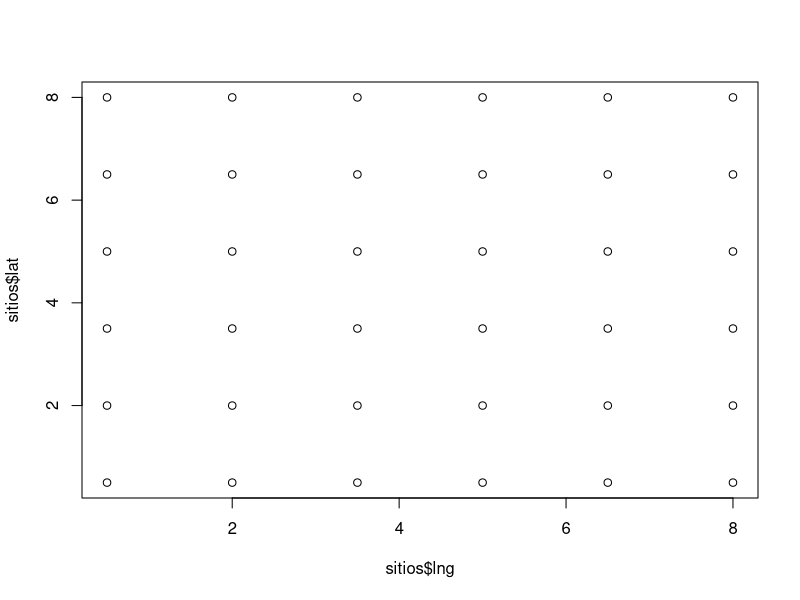
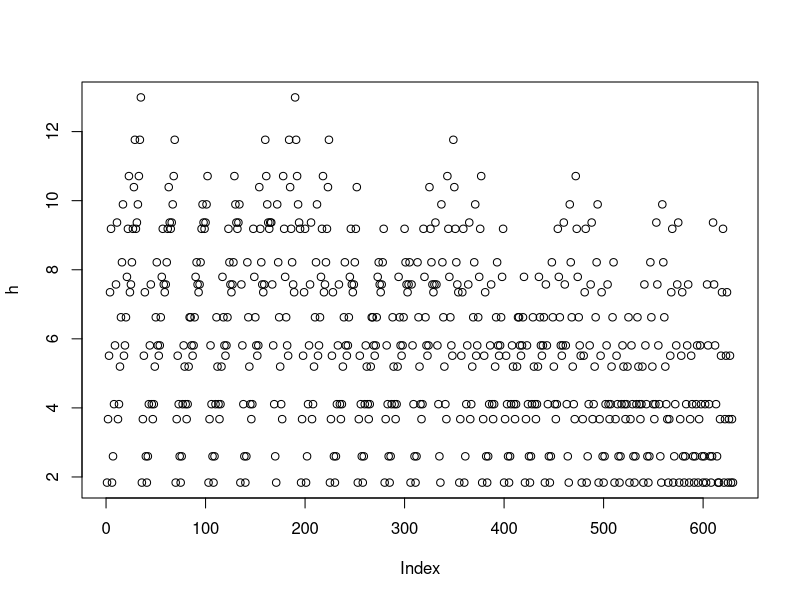

The R script that drew these images, in order:
#matriz espacial
#estos datos solo son del plot 1
sitios <- data.frame(name = c("1A","2A","3A","4A","5A","6A","1B","2B", "3B", "4B", "5B","6B","1C","2C","3C","4C","5C","6C","1D","2D","3D","4D","5D","6D","1E","2E","3E","4E", "5E","6E","1F","2F","3F","4F","5F","6F"),lat= c(0.5,0.5,0.5,0.5,0.5,0.5,2,2,2,2,2,2,3.5,3.5,3.5,3.5,3.5,3.5,5,5,5,5,5,5,6.5,6.5,6.5,6.5,6.5,6.5,8,8,8,8,8,8), lng= c(0.5,2,3.5,5,6.5,8,0.5,2,3.5,5,6.5,8,0.5,2,3.5,5,6.5,8,0.5,2,3.5,5,6.5,8,0.5,2,3.5,5,6.5,8,0.5,2,3.5,5,6.5,8))
h <- dist(sitios, method= "euclidean", diag=T, upper=T)
summary(h)

plot(sitios$lat~sitios$lng)
plot(h)# ni idea de lo que esta pasando aqui

